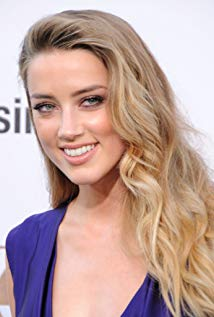
#> input picture IMDB-Celeb-Faces/Amber Heard.jpg, 214 x 317 px, found by its file name; its folder holds only this picture in this run
$ python face_detect.py 'IMDB-Celeb-Faces/Amber Heard.jpg' 'IMDB-Celeb-Faces/ELizabeth Lail.jpg'
#> lines starting #> are read from the running program, lines starting #| are printed output that depends on the picture; after the words box and inside, x2 and y2 are one past the last pixel; in counts of white or black regions, pixels touching at a corner belong together
import cv2
import sys
import numpy as np
import os
'''
Goal: Write a code to get as an input an image with a face, then return the same image* with the face blurred.
*for now, the returned image is BW for demonstration purposes only.

'''


#-------------- Variables Def ----------------#
path="IMDB-Celeb-Faces" #sys.argv[0]
cascPath = "haarcascade_frontalface_default.xml" #sys.argv[1]
intensity= 8#sys.argv[2]
faceCascade = cv2.CascadeClassifier(cascPath)
#------------- EOf Variables Def -------------#
#--%                                       %--#
#-----%                                 %-----#
#--------%                           %--------#
#--------%                           %--------#
#-----%                                 %-----#
#--%                                       %--#
#----------- Function Definitions ------------#
def apply_gaussian_mask2(Image, x, y, w, h, intensity):
    # dependencies: cv2, numpy as np
    '''
    :param Image: Input image read from cv2 before input
    :param x: x coordinate of face (left most corner, not centre)
    :param y: y coordinate of face (highest corner, not centre)
    :param w: width of rectangle encapsulating  face
    :param h: height of rectangle encapsulating  face
    :param intensity: Blur intensity. 0-> no blur.
        #8 blur value is good for hiding faces but still showing general characteristics of face.
    :return: Grayscale image to which the face-blur is applied.

    :Future enhancemenets: Gaussian mask after blur to avoid blurred rectangle. Also output RGB not grayscale (apply blur to each channel)
    '''
    # Change input to BW (remove and deal with 3D matrix for RGB):
    Image = cv2.cvtColor(Image, cv2.COLOR_BGR2GRAY)
    Imsize = Image.shape

    # Center of face positions for x,y coords
    CenterPosx = x + int(w / 2)
    CenterPosy = y + int(h / 2)

    # Create image to overlay
    cropped = Image[x:x + w, y:y + h]
    toblur = np.zeros(Imsize)
    toblur[x:x + w, y:y + h] = cropped
    overlay = cv2.GaussianBlur(cv2.blur(cropped, (5, 5)), (25, 25), intensity)
    overlaid = Image
    overlaid[x:x + w, y:y + h] = overlay
    return overlaid

def get_face_with_largest_area(faces):
    '''

    :param faces: array where each row is equal to [x,y,width,height] of a detected face. Each row represents a face.
    :return: the row for the face with larges area (width*height) to blur only one face.
    '''
    cntr = 0
    max = 0
    index = 0
    for (x, y, w, h) in faces:
        if (w * h > max):
            index = cntr
            max = w * h
        cntr += 1
    return faces[index]

#----------- EOf Function Definitions--------#


for impath in os.listdir(path):
    print("path is: "+path+"\\"+impath)
    #Read image and convert to BW:
    image = cv2.imread(path+"\\"+impath)
#> image is the input picture: shape (317, 214, 3); mean B, G, R 159.1, 164.8, 193.1
    gray = cv2.cvtColor(image, cv2.COLOR_BGR2GRAY)
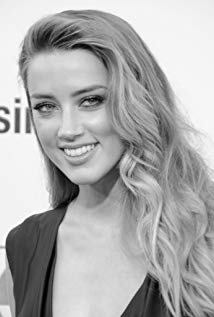
#> gray: shape (317, 214); min 0, max 255, mean 172.6

    # Detect faces in the image
    faces = faceCascade.detectMultiScale(
        gray,
        scaleFactor=1.1,
        minNeighbors=5,
        minSize=(30, 30),
        flags = cv2.CASCADE_SCALE_IMAGE
    )
#> faces = [[11, 59, 118, 118]]


    #Blur faces in overlay image:
    overlay=cv2.GaussianBlur(cv2.blur(image,(3*intensity,3*intensity)),(5,5),intensity*200)
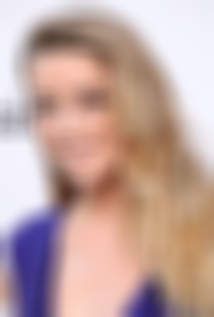
#> overlay: shape (317, 214, 3); mean B, G, R 159.3, 164.9, 193.2

    #Get largest object detected as face only:
        #so that if other objects are detected as a face they will be removed.
    [facey,facex,facew,faceh]=get_face_with_largest_area(faces)
#> the loop in get_face_with_largest_area, `for (x, y, w, h) in faces:` made 1 pass
#> (x, y, w, h, index, max, cntr) on pass 1: (11, 59, 118, 118, 0, 13924, 1)
#> after the loop in get_face_with_largest_area, `for (x, y, w, h) in faces:`: cntr = 1; index = 0; max = 13924
#> facey = 11; facex = 59; facew = 118; faceh = 118

    output=apply_gaussian_mask2(image,facex,facey,facew,faceh,8)
#> in apply_gaussian_mask2, `CenterPosy = y + int(h / 2)`: CenterPosy = 70
#> in apply_gaussian_mask2, `cropped = Image[x:x + w, y:y + h]`:
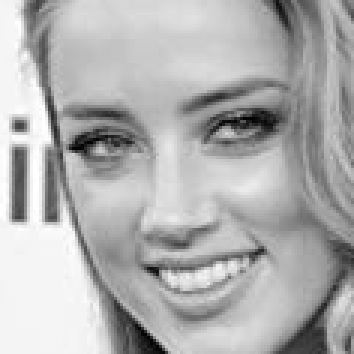
#> cropped: shape (118, 118) (shown 3 times larger); min 2, max 255, mean 175.9
#> in apply_gaussian_mask2, `toblur[x:x + w, y:y + h] = cropped`:
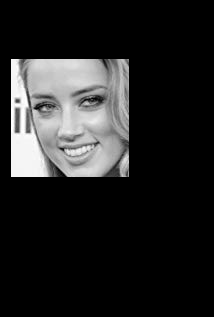
#> toblur: shape (317, 214) float64; min 0, max 255, mean 36.1
#> in apply_gaussian_mask2, `overlay = cv2.GaussianBlur(cv2.blur(cropped, (5, 5)), (25, 25), intens..`:
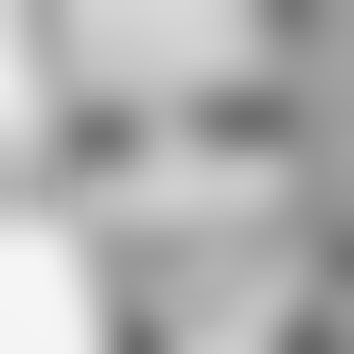
#> overlay: shape (118, 118) (shown 3 times larger); min 103, max 245, mean 175.9
#> in apply_gaussian_mask2, `overlaid[x:x + w, y:y + h] = overlay`:
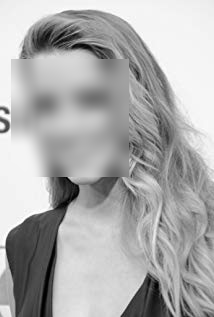
#> overlaid: shape (317, 214); 19.54% of pixels changed, all inside (x1, y1, x2, y2) = (11, 59, 129, 177)
    cv2.imshow("Blurred Face", output)
    cv2.imwrite("Output Folder"+"\\"+impath,output)

    cv2.waitKey(0)
    cv2.destroyAllWindows()

$ run again, on IMDB-Celeb-Faces/Nina Dobrev.jpg
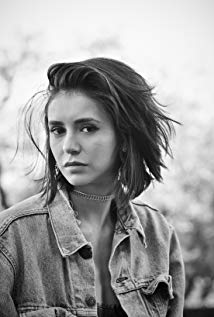
#> input picture IMDB-Celeb-Faces/Nina Dobrev.jpg, 214 x 317 px, found by its file name
#> image is the input picture: shape (317, 214, 3); min 0, max 255, mean 157.7
#> faces = [[30, 94, 88, 88]]
#> `overlay=cv2.GaussianBlur(cv2.blur(image,(3*intensity,3*intensity)),(5,..`:
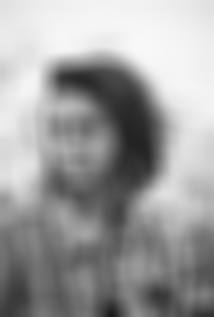
#> overlay: shape (317, 214, 3); min 26, max 248, mean 158
#> the loop in get_face_with_largest_area, `for (x, y, w, h) in faces:` made 1 pass
#> (x, y, w, h, index, max, cntr) on pass 1: (30, 94, 88, 88, 0, 7744, 1)
#> after the loop in get_face_with_largest_area, `for (x, y, w, h) in faces:`: cntr = 1; index = 0; max = 7744
#> facey = 30; facex = 94; facew = 88
#> CenterPosx = 138
#> CenterPosy = 74
#> in apply_gaussian_mask2, `overlaid[x:x + w, y:y + h] = overlay`:
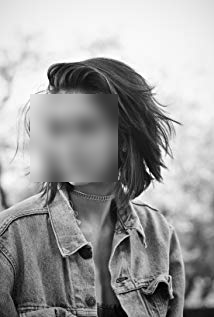
#> overlaid: shape (317, 214); min 0, max 255, mean 157.8

$ run again, on IMDB-Celeb-Faces/Patricia Arquetee.jpg
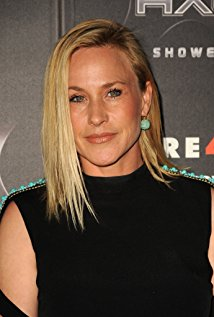
#> input picture IMDB-Celeb-Faces/Patricia Arquetee.jpg, 214 x 317 px, found by its file name
#> image is the input picture: shape (317, 214, 3); mean B, G, R 61.1, 75.6, 94.2
#> faces = [[47, 57, 100, 100]]
#> `overlay=cv2.GaussianBlur(cv2.blur(image,(3*intensity,3*intensity)),(5,..`:
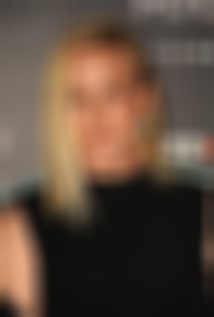
#> overlay: shape (317, 214, 3); mean B, G, R 61.2, 75.7, 94.3
#> the loop in get_face_with_largest_area, `for (x, y, w, h) in faces:` made 1 pass
#> (x, y, w, h, index, max, cntr) on pass 1: (47, 57, 100, 100, 0, 10000, 1)
#> after the loop in get_face_with_largest_area, `for (x, y, w, h) in faces:`: cntr = 1; index = 0; max = 10000
#> facey = 47; facex = 57; facew = 100
#> CenterPosx = 107
#> CenterPosy = 97
#> in apply_gaussian_mask2, `overlaid[x:x + w, y:y + h] = overlay`:
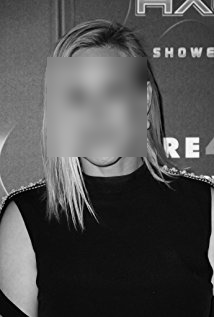
#> overlaid: shape (317, 214); min 0, max 254, mean 79.5

$ run again, on IMDB-Celeb-Faces/Penn Badgley.jpg
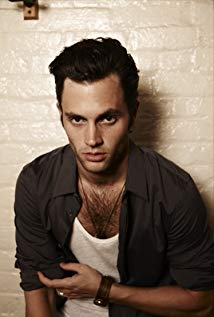
#> input picture IMDB-Celeb-Faces/Penn Badgley.jpg, 214 x 317 px, found by its file name
#> image is the input picture: shape (317, 214, 3); mean B, G, R 96.4, 110.7, 127.6
#> faces = [[55, 92, 76, 76]]
#> `overlay=cv2.GaussianBlur(cv2.blur(image,(3*intensity,3*intensity)),(5,..`:
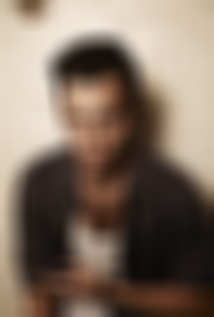
#> overlay: shape (317, 214, 3); mean B, G, R 96.7, 111.1, 128
#> the loop in get_face_with_largest_area, `for (x, y, w, h) in faces:` made 1 pass
#> (x, y, w, h, index, max, cntr) on pass 1: (55, 92, 76, 76, 0, 5776, 1)
#> after the loop in get_face_with_largest_area, `for (x, y, w, h) in faces:`: cntr = 1; index = 0; max = 5776
#> facey = 55; facex = 92; facew = 76
#> CenterPosx = 130
#> CenterPosy = 93
#> in apply_gaussian_mask2, `overlaid[x:x + w, y:y + h] = overlay`:
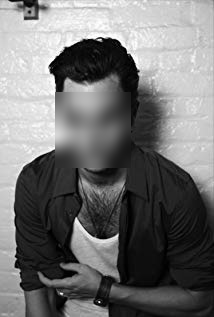
#> overlaid: shape (317, 214); min 0, max 255, mean 114.1
